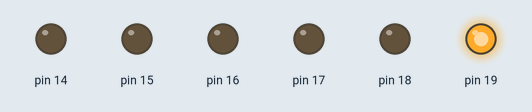
The sketch below on a simulated Arduino Uno, built with avr-gcc and run on an emulated ATmega328P. Shown: output pins drawn as LEDs (lit = HIGH). What the sketch prints to the serial monitor is not drawn.

Above: at 0.2 s.
At 1.7 s:
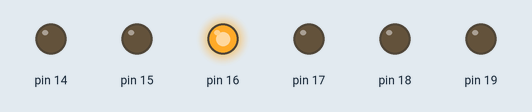
At 2.2 s:
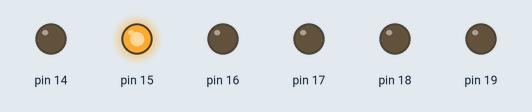
At 3.0 s:
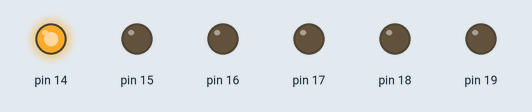
At 5.2 s:
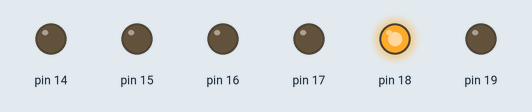
At 7.2 s:
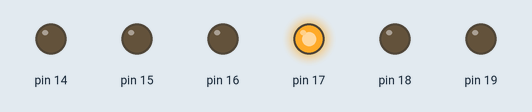
Timing chart, 0 to 7.8 s (numbered marks = the images above):
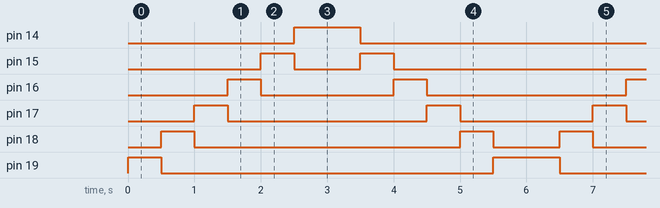

The sketch:

1-4_scan.ino
```cpp
int ev = 0, fwd = 0;
void setup() {
  Serial.begin(9600);
  DDRC = 0xFF;
}
void loop() {
  Serial.print(ev);
  for (ev = 0; ev < 6; ev++) {
    if (fwd) PORTC = 1 << ev;
    else PORTC = B100000 >> ev;
    delay(500);
  }
  fwd = ~fwd;
}
```

Measured:
- by itself, pin 14: alternates HIGH for 1.0 s and LOW for 5.0 s
- by itself, pin 15: repeats every 6.0 s: LOW 1.0 s, HIGH 0.50 s, LOW 4.0 s, HIGH 0.50 s
- by itself, pin 16: repeats every 6.0 s: LOW 2.0 s, HIGH 0.50 s, LOW 3.0 s, HIGH 0.50 s
- by itself, pin 17: repeats every 6.0 s: LOW 3.0 s, HIGH 0.50 s, LOW 2.0 s, HIGH 0.50 s
- by itself, pin 18: repeats every 6.0 s: LOW 4.0 s, HIGH 0.50 s, LOW 1.0 s, HIGH 0.50 s
- by itself, pin 19: repeats every 6.0 s: LOW 5.0 s, HIGH 1.0 s
